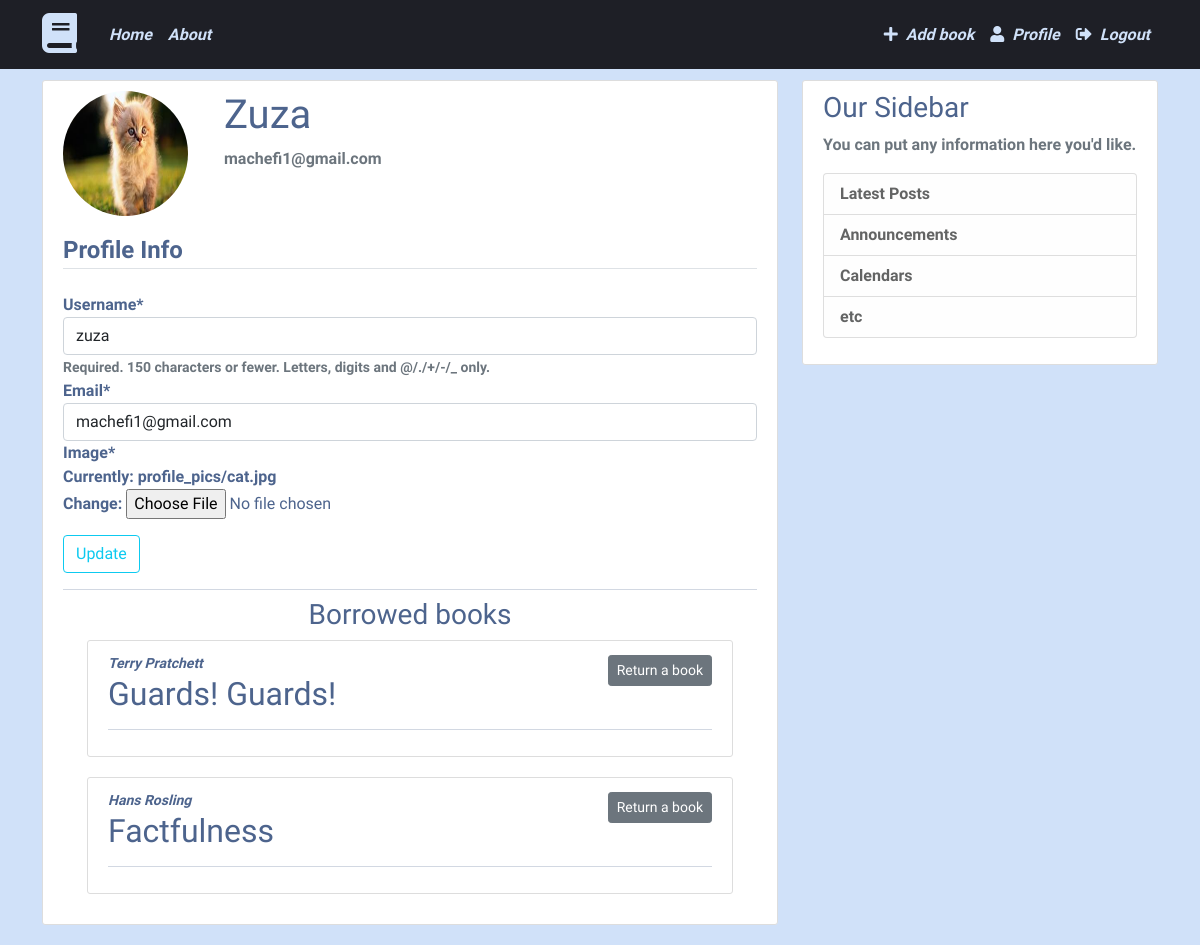
The page /profile/ (signed in) on the database as committed earlier.
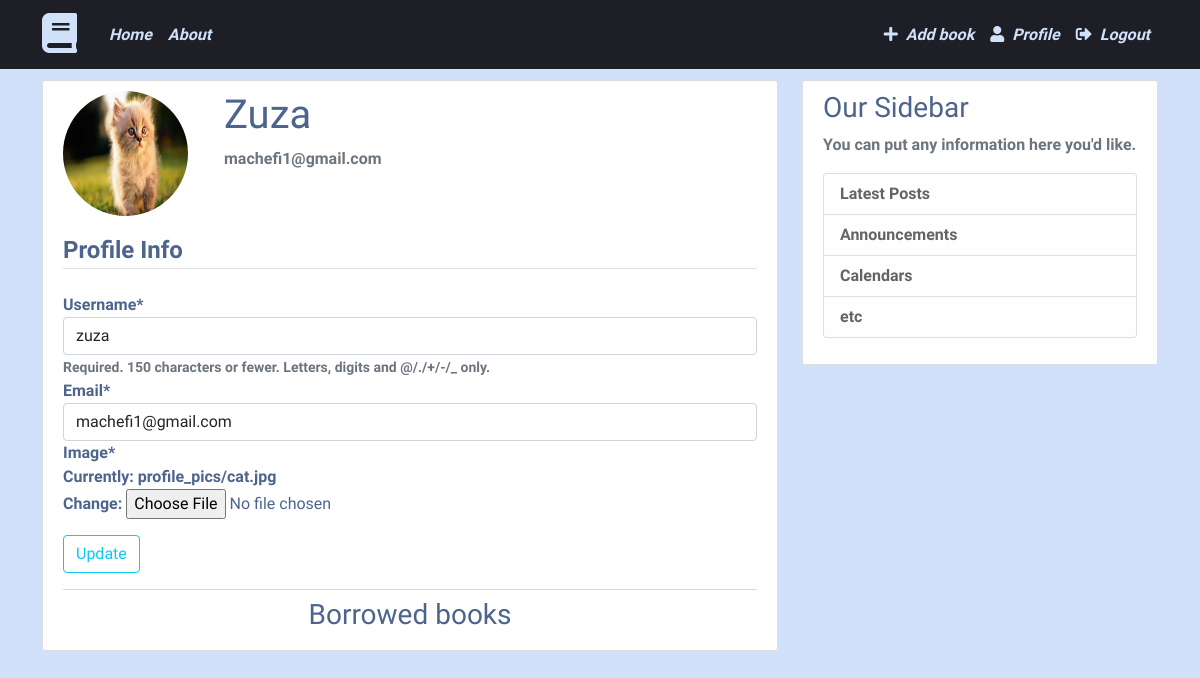
The same page on the database as committed later.
### bookstore/models.py (models this page shows, shortened)
class Book(models.Model):
    title = models.CharField(max_length=100)
    description = models.TextField()
    author = models.CharField(max_length=100)
    status = models.CharField(max_length=100, default='available')
    lent_to = models.ForeignKey(User, default=None, on_delete=models.SET_DEFAULT, null=True, blank=True)

### users/views.py (the view)
# urls.py: path('profile/', user_views.profile, name='profile'),
@login_required
def profile(request):
    if request.method == 'POST':
        u_form = UserUpdateForm(request.POST, instance=request.user)
        p_form = ProfileUpdateForm(request.POST, request.FILES, instance=request.user.profile)
        if u_form.is_valid() and p_form.is_valid():
            u_form.save()
            p_form.save()
            messages.success(request, f'Your account has been updated.')
            return redirect('profile')
    else:
        u_form = UserUpdateForm(instance=request.user)
        p_form = ProfileUpdateForm(instance=request.user.profile)
    context = {
        'u_form': u_form,
        'p_form': p_form
    }
    return render(request, 'users/profile.html', context)

### users/forms.py
class UserUpdateForm(forms.ModelForm):
    email = forms.EmailField()
    class Meta:
        model = User
        fields = ['username', 'email']

class ProfileUpdateForm(forms.ModelForm):
    class Meta:
        model = Profile
        fields = ['image']

### users/templates/users/profile.html (shortened to what this page needs)
{% extends 'bookstore/base.html' %}
{% load crispy_forms_tags %}
{% block content %}
    <div class="content-section">
        <div class="d-flex">
            <div class="flex-shrink-0">
                <img class="rounded-circle account-img" src="{{ user.profile.image.url }}" alt="User profile picture">
            </div>
            <div class="flex-grow-1 ms-3">
                <h2 class="account-heading">{{ user.username|capfirst }}</h2>
                <p class="text-secondary">{{ user.email }}</p>
            </div>
        </div>
        <form method="POST" enctype="multipart/form-data">
            <fieldset class='form-group'>
                <legend class='border-bottom mb-4'>Profile Info</legend>
                {{ u_form|crispy }}
                {{ p_form|crispy }}
            </fieldset>
            <div class='form-group my-3'>
                <button class='btn btn-outline-info' type="submit">Update</button>
            </div>
        </form>
        <div>
            <hr class='my-2'>
            <h3 class='text-center'>Borrowed books</h3>
            <div class='container'>
                {% for book in user.book_set.all %}
                    <article class="media content-section">
                        <div class="media-body">
                            <div class="article-metadata">
                                <small><em>{{ book.author }}</em></small>
                                <a class='btn btn-secondary btn-sm mt-1 mb-1 float-end' href="{% url 'return-book' book.id %}">Return a book</a>
                            </div>
                            <h2 class="article-title">{{ book.title }}</h2>
                        <hr>
                        </div>
                    </article>
                {% endfor %}
            </div>
        </div>
    </div>
{% endblock content %}

Rows that differ between the two databases and show on the page:
no longer on this page (row edited): Book: author "Terry Pratchett", title "Guards! Guards!"
no longer on this page (row edited): Book: author "Hans Rosling", title "Factfulness"
